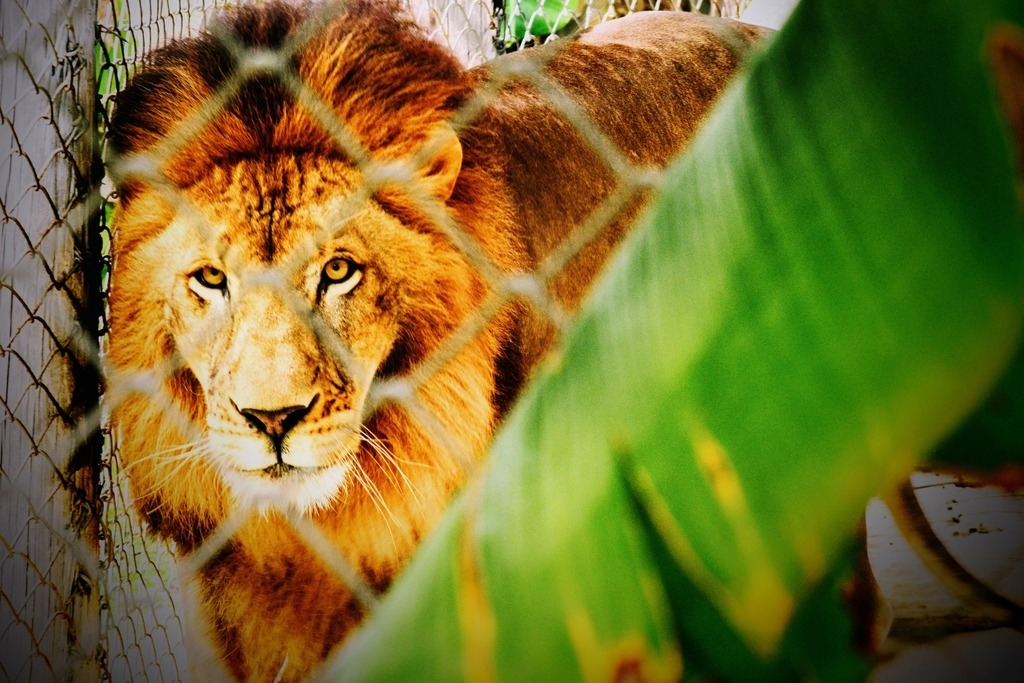
#> input picture docs/paper/assets/lion_example.jpg, 1024 x 683 px
$ python make_rsn_old_setting_paper_figures.py
#> lines starting #> are read from the running program, lines starting #| are printed output that depends on the picture
#!/usr/bin/env python3
"""Build the figures used by the RSN old-setting paper rewrite.

All quantitative panels are derived from the cleaned CAT outputs or the
verified-v1 baseline audit. The script intentionally does not read the
invalidated archived full-ranking table.
"""

from __future__ import annotations

from pathlib import Path

import matplotlib

matplotlib.use("Agg")
import matplotlib.pyplot as plt
from matplotlib.patches import FancyArrowPatch, FancyBboxPatch
import numpy as np
import pandas as pd
from PIL import Image, ImageOps


ROOT = Path(__file__).resolve().parents[1]
OUT = ROOT / "docs" / "paper" / "figures"
CLEAN = ROOT / "docs" / "results" / "rsn_cleaned_20260708"
VERIFIED = ROOT / "docs" / "results" / "rsn_baseline_audit_20260710"

COLORS = {
    "RSN": "#007f73",
    "KNN": "#e1812c",
    "PSM": "#5b6f9f",
    "rosette": "#c65d3a",
    "spot": "#d7a62f",
    "plain": "#4f8f76",
    "stripe": "#6a6a6a",
    "distance": "#4778a8",
    "classifier": "#8a8a8a",
}

METHOD_LABELS = {
    "rsn_reported": "RSN (ours)",
    "knn": "KNN",
    "vim": "ViM",
    "mahalanobis": "Mahalanobis",
    "mahalanobispp": "Mahalanobis++",
    "dice": "DICE",
    "entropy": "Entropy",
    "gen": "GEN",
    "msp": "MSP",
    "openmax": "OpenMax",
    "maxlogit": "MaxLogit",
    "energy": "Energy",
    "gradnorm": "GradNorm",
    "scale": "SCALE",
    "rmd": "RMD",
    "kl_matching": "KL-Matching",
    "nci": "NCI",
    "react": "ReAct",
    "ashb": "ASH-B",
    "ashp": "ASH-P",
    "ashs": "ASH-S",
}

SPECIES_PATTERN = {
    "cheetah": "spot",
    "jaguar": "rosette",
    "leopard": "rosette",
    "lion": "plain",
    "ocelot": "rosette",
    "puma": "plain",
    "serval": "spot",
    "tiger": "stripe",
}


def configure() -> None:
    OUT.mkdir(parents=True, exist_ok=True)
    plt.rcParams.update(
        {
            "font.family": "DejaVu Sans",
            "font.size": 9,
            "axes.titlesize": 11,
            "axes.labelsize": 9,
            "axes.spines.top": False,
            "axes.spines.right": False,
            "legend.fontsize": 8,
            "figure.dpi": 150,
            "savefig.dpi": 300,
            "pdf.fonttype": 42,
            "ps.fonttype": 42,
        }
    )


def save(fig: plt.Figure, stem: str) -> None:
    for suffix in ("pdf", "png"):
        fig.savefig(OUT / f"{stem}.{suffix}", bbox_inches="tight", facecolor="white")
    plt.close(fig)


def pipeline_figure() -> None:
    fig = plt.figure(figsize=(12.4, 3.7))
    ax = fig.add_axes([0, 0, 1, 1])
    ax.set_axis_off()
    ax.set_xlim(0.0, 1.0)
    ax.set_ylim(0.0, 1.0)

    sample_path = ROOT / "docs" / "paper" / "assets" / "lion_example.jpg"
    with Image.open(sample_path) as image:
#> image is the input picture: PIL image 1024x683 RGB; mean R, G, B 116.9, 109.5, 43.1
        sample = ImageOps.fit(image.convert("RGB"), (430, 430), method=Image.Resampling.LANCZOS)
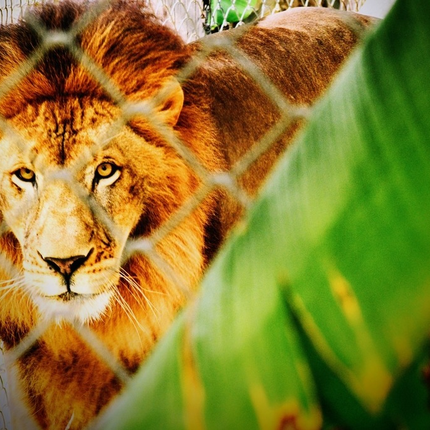
#> sample: PIL image 430x430 RGB; mean R, G, B 138.2, 125.3, 45.9
    ax.imshow(sample, extent=(0.02, 0.14, 0.31, 0.69), zorder=1, aspect="auto")
    ax.text(0.08, 0.255, "Input image", ha="center", weight="bold", fontsize=9)

    boxes = [
        (0.18, 0.36, 0.12, 0.28, "DINOv2\nraw h(x)", "#d8e9f0"),
        (0.34, 0.34, 0.15, 0.32, "class bank\nB_c, sigma_c", "#f5e6bd"),
        (0.53, 0.34, 0.14, 0.32, "scaled kNN\nk = 150", "#dce9cc"),
        (0.71, 0.36, 0.12, 0.28, "Huber\ndelta = 1.345", "#ead8e1"),
        (0.87, 0.36, 0.10, 0.28, "OOD\nmin_c r_c", "#dedbea"),
    ]
    for x, y, w, h, label, color in boxes:
        ax.add_patch(
            FancyBboxPatch(
                (x, y),
                w,
                h,
                boxstyle="round,pad=0.012,rounding_size=0.016",
                linewidth=1.2,
                edgecolor="#333333",
                facecolor=color,
                zorder=3,
            )
        )
        ax.text(x + w / 2, y + h / 2, label, ha="center", va="center", weight="bold", fontsize=6.4, zorder=4)

    def arrow(start: tuple[float, float], end: tuple[float, float], rad: float = 0.0) -> None:
        ax.add_patch(
            FancyArrowPatch(
                start,
                end,
                arrowstyle="-|>",
                mutation_scale=15,
                linewidth=1.5,
                color="#333333",
                connectionstyle=f"arc3,rad={rad}",
            )
        )

    arrow((0.14, 0.50), (0.18, 0.50))
    arrow((0.30, 0.50), (0.34, 0.50))
    arrow((0.49, 0.50), (0.53, 0.50))
    arrow((0.67, 0.50), (0.71, 0.50))
    arrow((0.83, 0.50), (0.87, 0.50))

    ax.text(0.5, 0.88, "RSN: Robust Scale-Normalized kNN", ha="center", fontsize=16, weight="bold")
    ax.text(
        0.5,
        0.09,
        "Main setting: no L2 normalization, no classifier candidate pruning, and no empirical calibration.",
        ha="center",
        fontsize=9,
    )
    save(fig, "fig01_rsn_old_pipeline")
#> the loop in save, `for suffix in ("pdf", "png"):` made 2 passes
#> pass 1, in save, `fig.savefig(OUT / f"{stem}.{suffix}", bbox_inches="tight", facecolor="..`:
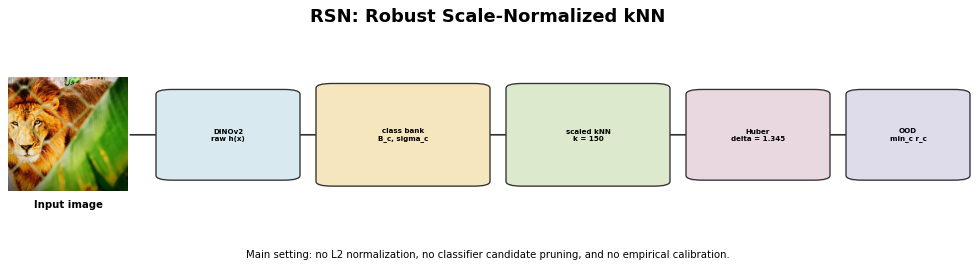
#> figure drawn by matplotlib, 1 panel


def idsize_and_backbone_figure() -> None:
#> (the run stopped early here; a loop or call above may not have finished)

$ run again, with docs/paper/assets/ocelot_example.jpg copied over docs/paper/assets/lion_example.jpg
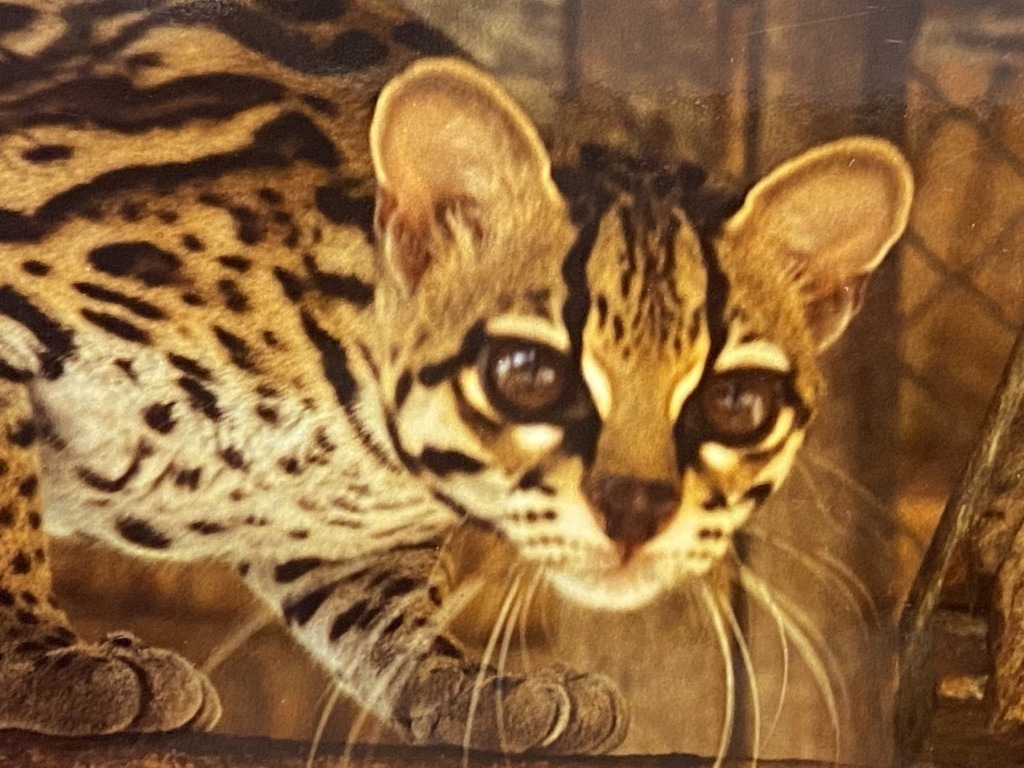
#> input picture docs/paper/assets/ocelot_example.jpg, 1024 x 768 px
#> in pipeline_figure, image is the input picture: PIL image 1024x768 RGB; mean R, G, B 139.7, 101, 58.8
#> in pipeline_figure, `sample = ImageOps.fit(image.convert("RGB"), (430, 430), method=Image.R..`:
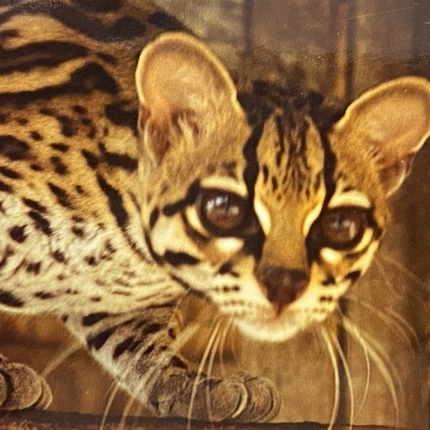
#> sample: PIL image 430x430 RGB; mean R, G, B 146.1, 107.2, 62.4
#> the loop in save, `for suffix in ("pdf", "png"):` made 2 passes
#> pass 1, in save, `fig.savefig(OUT / f"{stem}.{suffix}", bbox_inches="tight", facecolor="..`:
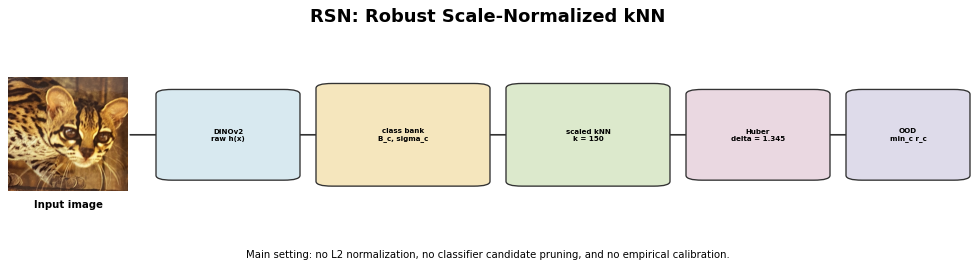
#> figure drawn by matplotlib, 1 panel
